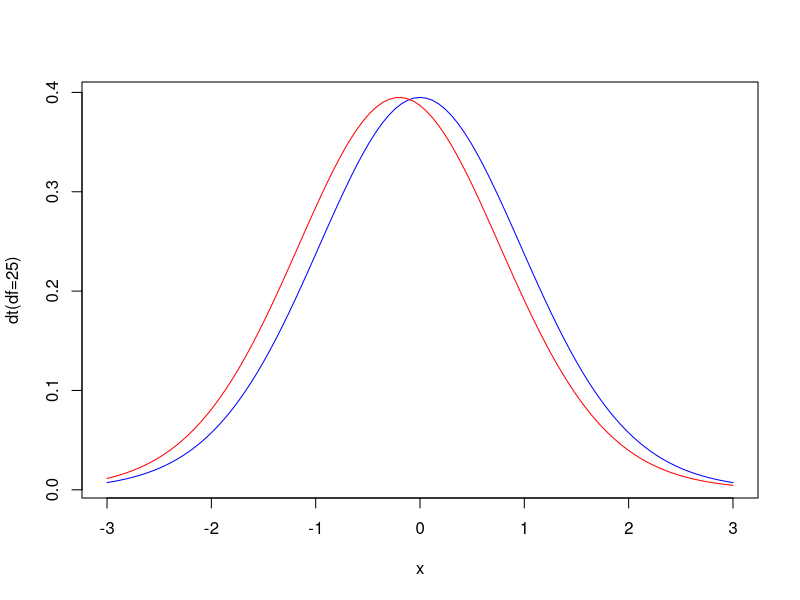
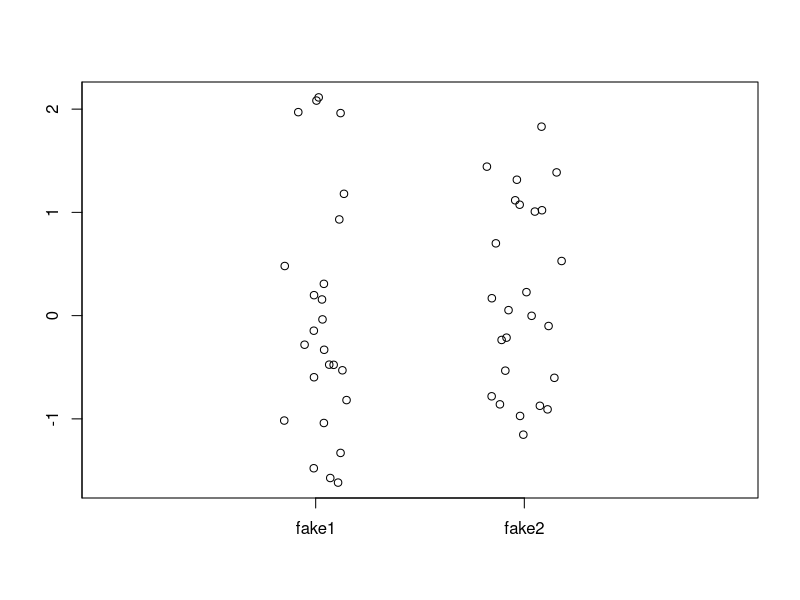

R code for these plots, in order: (Note: this script raises an error after producing the figures.)
## ---- chunk 1
x  <- function(x) dt(x, df=25)
y  <- function(x) dt(x + 0.2, df=25) # shift "mean"

curve(x, -3, 3, ylab="dt(df=25)", col="blue", )
curve(y, -3, 3,  col="red", add = TRUE)
# knitr::knit_exit()
## ---- chunk 2
set.seed(4643)
N  <- 25 
fake_mean = 0.0
sd  <- 1
fake1  <- rnorm(n = N, mean = fake_mean, sd= 1 )
fake2  <- rnorm(n = N, mean = fake_mean, sd= 1 )

m  <- c(mean(fake1),mean(fake2))
m
s  <- c(sd(fake1), sd(fake2))

se  <- s/sqrt(N)
t  <- (m-c(fake_mean, fake_mean))/se
t
## ---- chunk 3
plot(x = jitter(rep(c(0,1), each = N)), c(fake1, fake2), 
     xlim = c(-1,2), xlab="", ylab="", axes=FALSE )


box()
axis(side=1, at=0:1, labels=c("fake1", "fake2"))
axis(side=2, at=seq(-3,3, 1))
points(0, m, pch=15, col="red")
# arrows(x0=c(0,1), y0=m-se, y1=m+se, code=3, angle=90, length=.15)kj
# box()

knitr::knit_exit()
## ---- chunk 4

if (FALSE ){
axis(side=1, at=0:1, labels=c("nonsmokers", "smokers"))
axis(side=2, at=seq(14,22,2))
points(c(0,1), m, pch=15, col="red")
arrows(x0=c(0,1), y0=m-se, y1=m+se, code=3, angle=90, length=.15)
}
if (FALSE ){
pdf(paste0("~/downloads/print_and_delete/" , file, ".pdf"))
plot(x, fake, ylim = c(-5, 5), sub = "t-value = 21.5", type = "p")
abline(h = 0)
abline(h = fake_mean, col=2)
dev.off()
}

# ratio of "error" (difference of expected) to "width" (standard error)
t_value  <- (mean(fake) - 0)/ (sd(fake)/sqrt(n))
t_value # 21.5  large!

## ---- chunk 5

N <- 965
p0 <- 0.13
p_hat <- 209/N  # 0.217

SE <- sqrt(p0*(1-p0)/N)    # 0.011

#
t <- p_hat/SE  # 20.006

# So   reject H0,   so clearly can be RANDOM group.

pdf("~/Downloads/print_and_delete/1030_basic_t.pdf")
plot(x = c(0,0), y=c(p0, p_hat), xlim = c (-2,2), ylim= c(0, .5))
abline(h=p0)
abline(h=p_hat, col=2)
dev.off()

# Method 2
N <- 965
# but 
US <- 350 * 10^6
p0 <- N/US  # 2.77 * 10^-6

p_hat <- 209/(.13 * US) # 4.59 * 10^-6

d <- p_hat - p0  # 1.84 * 10^-6

SE <- sqrt(p0*(1-p0)/N)  # 5.35 * 10 ^-5

t <- d/SE  # 0.034
#####  Binomial #####

# pmf - binomial, x=success, size=throws

dbinom(x=0,size=2, prob=0.5) # n=2, x=0  prob = 0.25
dbinom(x=1, size =2 , prob=0.5) # n=2, x=1 # 0.5
sum(dbinom(x=0:2,size=2, prob=0.5)) # SUM = 1
